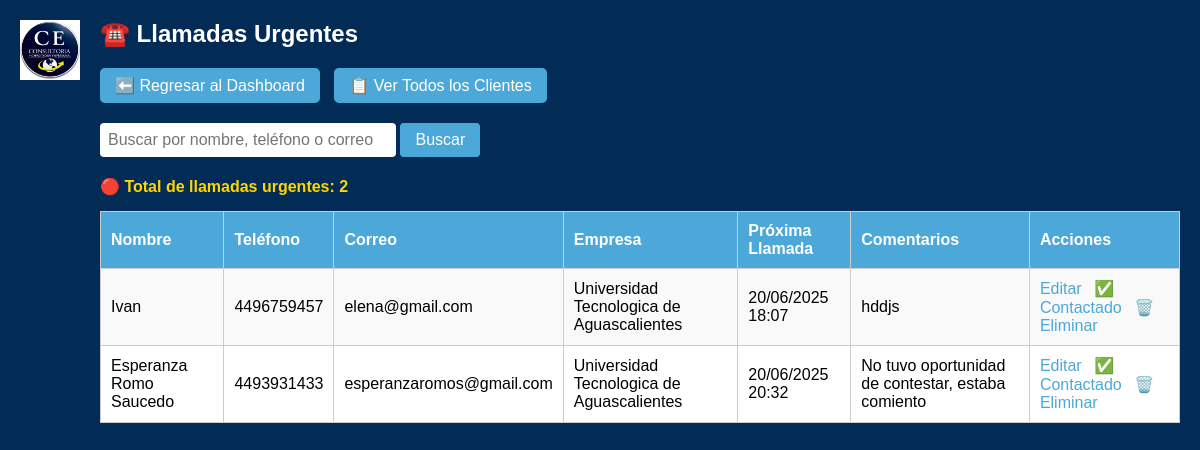
Before: /llamadas_urgentes.php (signed in) with the older database file.
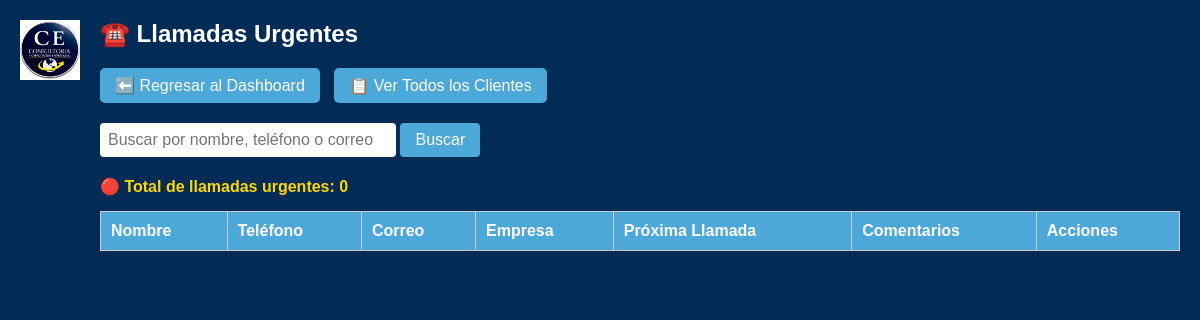
After: the same page with the newer database file.
### tables this page shows
CREATE TABLE `clientes` (
  `id` int(11) NOT NULL AUTO_INCREMENT,
  `genero` char(1) DEFAULT 'N',
  `nombre` varchar(100) NOT NULL,
  `telefono` varchar(20) DEFAULT NULL,
  `correo` varchar(100) DEFAULT NULL,
  `direccion` text DEFAULT NULL,
  `fecha_registro` datetime DEFAULT current_timestamp(),
  `empresa` varchar(255) DEFAULT NULL,
  `puesto` varchar(100) DEFAULT NULL,
  `area` varchar(100) DEFAULT NULL,
  `estatus_color` varchar(7) DEFAULT '#808080',
  `comentarios` text DEFAULT NULL,
  `proxima_llamada` datetime DEFAULT NULL,
  PRIMARY KEY (`id`)
);

### llamadas_urgentes.php (the view, shortened to what this page needs)
<?php
include("config/db.php");
$rol = $_SESSION["rol"];
$buscar = isset($_GET['buscar']) ? $conn->real_escape_string($_GET['buscar']) : '';
$sql = "SELECT * FROM clientes WHERE estatus_color = '#FF0000'";
$sql .= " ORDER BY proxima_llamada ASC";
$resultado = $conn->query($sql);
$totalUrgentes = $resultado->num_rows;
?>
<!DOCTYPE html>
<html lang="es">
<head>
</head>
<body>
<img src="img/consultoria.png.jpg" alt="Logo" class="logo">
<h2>☎️ Llamadas Urgentes</h2>
<a class="boton" href="dashboard.php">⬅️ Regresar al Dashboard</a>
<a class="boton" href="clientes.php">📋 Ver Todos los Clientes</a>
<form method="get" action="llamadas_urgentes.php" class="buscar-form">
    <input type="text" name="buscar" placeholder="Buscar por nombre, teléfono o correo" value="<?= htmlspecialchars($buscar) ?>">
    <button type="submit" class="buscar-btn">Buscar</button>
</form>
<div class="contador">🔴 Total de llamadas urgentes: <?= $totalUrgentes ?></div>
<table>
    <tr>
        <th>Nombre</th>
        <th>Teléfono</th>
        <th>Correo</th>
        <th>Empresa</th>
        <th>Próxima Llamada</th>
        <th>Comentarios</th>
        <th>Acciones</th>
    </tr>
    <?php while ($cliente = $resultado->fetch_assoc()): ?>
        <tr>
            <td><?= htmlspecialchars($cliente['nombre']) ?></td>
            <td><?= htmlspecialchars($cliente['telefono']) ?></td>
            <td><?= htmlspecialchars($cliente['correo']) ?></td>
            <td><?= htmlspecialchars($cliente['empresa']) ?></td>
            <td><?= $cliente['proxima_llamada'] ? date("d/m/Y H:i", strtotime($cliente['proxima_llamada'])) : '—' ?></td>
            <td><?= nl2br(htmlspecialchars($cliente['comentarios'])) ?></td>
           <td class="acciones">
              <a href="form_cliente.php?id=<?= $cliente['id'] ?>">Editar</a>
             <a href="?contactado=<?= $cliente['id'] ?>" onclick="return confirm('¿Marcar como contactado?')">✅ Contactado</a>
             <?php if ($rol === "admin"): ?>
                 <a href="eliminar_cliente.php?id=<?= $cliente['id'] ?>" onclick="return confirm('¿Eliminar este cliente urgente?')">🗑️ Eliminar</a>
          <?php endif; ?>
          </td>
        </tr>
    <?php endwhile; ?>
</table>
</body>
</html>

Changed rows visible on the page:
removed clientes: nombre "Ivan", telefono "4496759457", correo "elena@gmail.com", empresa "Universidad Tecnologica de Aguascalientes", proxima_llamada "20/06/2025 18:07", comentarios "hddjs"
removed clientes: nombre "Esperanza Romo Saucedo", telefono "4493931433", correo "esperanzaromos@gmail.com", empresa "Universidad Tecnologica de Aguascalientes", proxima_llamada "20/06/2025 20:32", comentarios "No tuvo oportunidad de contestar, estaba comiento"
Other visible differences:
$totalUrgentes: "2" → "0"
